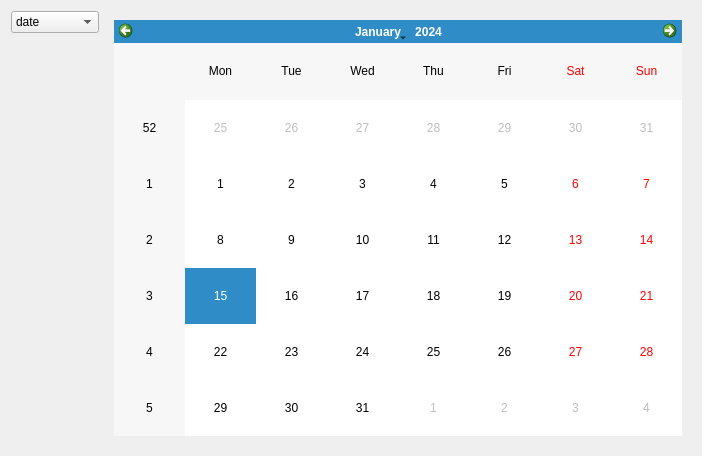
<?xml version="1.0" encoding="UTF-8"?>
<ui version="4.0">
 <class>BuildSelectionHelper</class>
 <widget class="QWidget" name="BuildSelectionHelper">
  <property name="geometry">
   <rect>
    <x>0</x>
    <y>0</y>
    <width>702</width>
    <height>456</height>
   </rect>
  </property>
  <property name="windowTitle">
   <string>Form</string>
  </property>
  <layout class="QHBoxLayout" name="horizontalLayout">
   <item>
    <layout class="QVBoxLayout" name="verticalLayout_5">
     <item>
      <widget class="QComboBox" name="combo_helper">
       <item>
        <property name="text">
         <string>date</string>
        </property>
       </item>
       <item>
        <property name="text">
         <string>release</string>
        </property>
       </item>
       <item>
        <property name="text">
         <string>buildid</string>
        </property>
       </item>
       <item>
        <property name="text">
         <string>changeset</string>
        </property>
       </item>
      </widget>
     </item>
     <item>
      <spacer name="verticalSpacer_4">
       <property name="orientation">
        <enum>Qt::Vertical</enum>
       </property>
       <property name="sizeHint" stdset="0">
        <size>
         <width>20</width>
         <height>40</height>
        </size>
       </property>
      </spacer>
     </item>
    </layout>
   </item>
   <item>
    <widget class="QStackedWidget" name="stackedWidget">
     <property name="currentIndex">
      <number>0</number>
     </property>
     <widget class="QWidget" name="calendar">
      <layout class="QVBoxLayout" name="verticalLayout_4">
       <item>
        <widget class="QCalendarWidget" name="date"/>
       </item>
      </layout>
     </widget>
     <widget class="QWidget" name="combo">
      <layout class="QVBoxLayout" name="verticalLayout">
       <item>
        <widget class="QComboBox" name="release"/>
       </item>
       <item>
        <spacer name="verticalSpacer">
         <property name="orientation">
          <enum>Qt::Vertical</enum>
         </property>
         <property name="sizeHint" stdset="0">
          <size>
           <width>20</width>
           <height>40</height>
          </size>
         </property>
        </spacer>
       </item>
      </layout>
     </widget>
     <widget class="QWidget" name="lineEdit1">
      <layout class="QVBoxLayout" name="verticalLayout_2">
       <item>
        <widget class="QLineEdit" name="buildid"/>
       </item>
       <item>
        <spacer name="verticalSpacer_2">
         <property name="orientation">
          <enum>Qt::Vertical</enum>
         </property>
         <property name="sizeHint" stdset="0">
          <size>
           <width>20</width>
           <height>40</height>
          </size>
         </property>
        </spacer>
       </item>
      </layout>
     </widget>
     <widget class="QWidget" name="lineEdit2">
      <layout class="QVBoxLayout" name="verticalLayout_3">
       <item>
        <widget class="QLineEdit" name="changeset"/>
       </item>
       <item>
        <spacer name="verticalSpacer_3">
         <property name="orientation">
          <enum>Qt::Vertical</enum>
         </property>
         <property name="sizeHint" stdset="0">
          <size>
           <width>20</width>
           <height>40</height>
          </size>
         </property>
        </spacer>
       </item>
      </layout>
     </widget>
    </widget>
   </item>
  </layout>
 </widget>
 <resources/>
 <connections/>
</ui>
